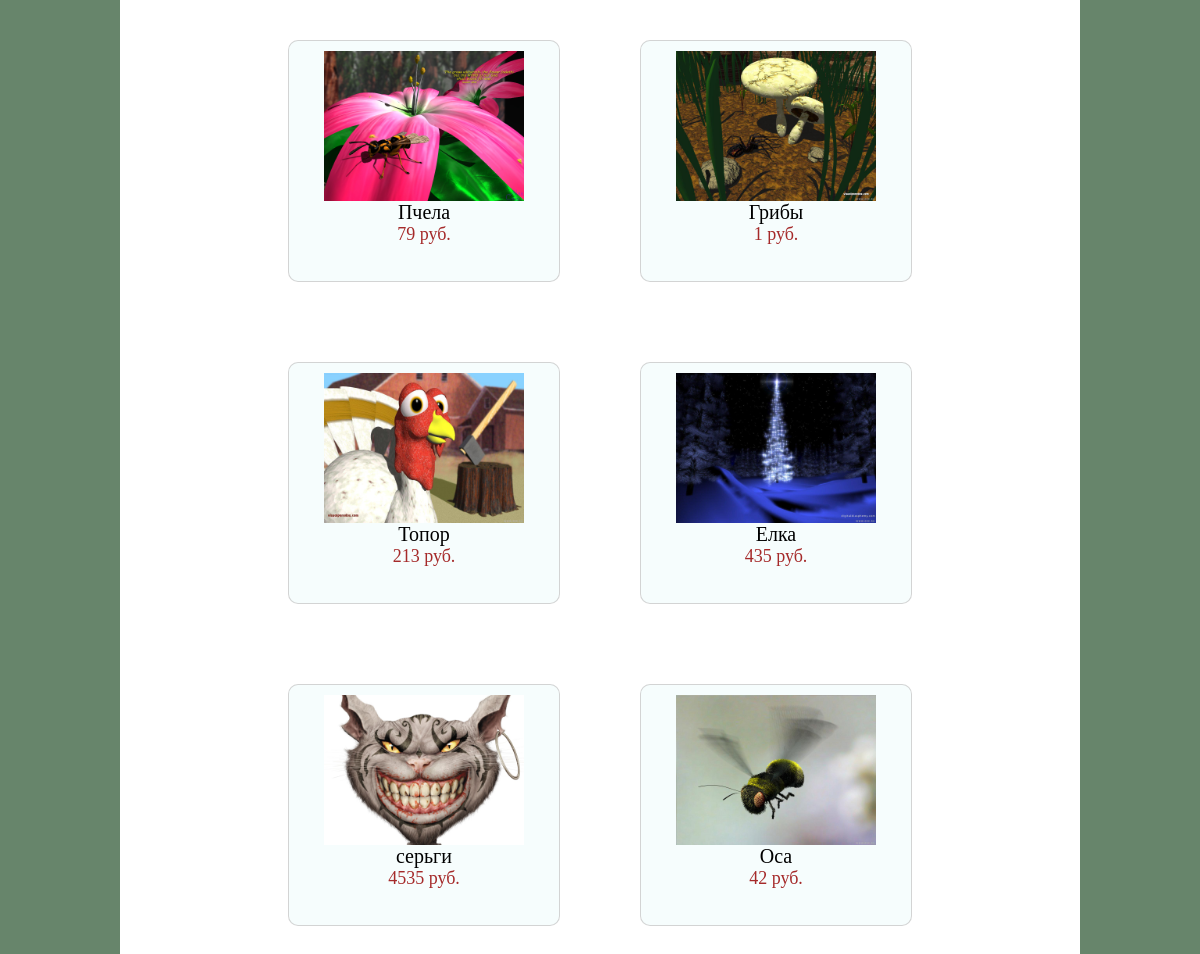
Page /shop/tovar/ on the committed database.
### shop_app/models.py (models this page shows, shortened)
class Tovar(models.Model):
    name = models.CharField(max_length=96, verbose_name='название товара')
    image = models.ImageField(upload_to='%y/%m/%d', verbose_name='изображение')
    category = models.ForeignKey(Category, on_delete=models.CASCADE, verbose_name='категория')
    text = models.CharField(max_length=500, verbose_name='описане')
    price = models.CharField(max_length=5, verbose_name='цена')
    count = models.IntegerField()
    class Meta:
        verbose_name = 'Товар'
        verbose_name_plural = 'Товары'

### shop_app/views.py (the view)
# urls.py: path('tovar/', tovar_list_view, name='tovar'),
def tovar_list_view(request):
    tovar = Tovar.objects.all()
    context = {'tovar_list': tovar}
    return render(request, 'shop_app/tovar_list.html', context)

### shop_app/templates/shop_app/tovar_list.html
{% extends 'root.html' %}
{% block content %}
    <div style="width: 80%;">
    <div class="site">
    {% for tovar in tovar_list %}
        <div class="tovar_block">
            <img src="{{tovar.image.url}}" style="width: 200px;">
            <p class="tovar_name">{{tovar.name}}</p>
            <p class="tovar_price">{{tovar.price}} руб.</p>
        </div>
    {% endfor %}
    </div>
    </div>
{% endblock %}

### templates/root.html (shortened to what this page needs)
{% load static %}
<!DOCTYPE html>
<html lang="en">
<head>
    <link rel="stylesheet" href="{% static 'css/style.css' %}">
</head>
<body>
    {% block content %}
    {% endblock %}
</body>
</html>

### static/css/style.css (style rules this page uses)
* { margin: 0; padding: 0; }
.tovar_block { border: 1px solid #938a8a5c; display: flex; background-color: #f4fdfdc7; flex-direction: column; width: 250px; align-items: center; margin: 40px; padding: 10px; border-radius: 10px; height: 220px; }
.tovar_name { font-size: 20px; }
.tovar_price { font-size: 18px; color: brown; }
.site { background-color: white; display: flex; flex-wrap: wrap; justify-content: center; }
body { display: flex; flex-direction: column; align-items: center; background-color: #67856b; }

### rows in the picture
Tovar: image (picture), name "Пчела", price "79"
Tovar: image (picture), name "Грибы", price "1"
Tovar: image (picture), name "Топор", price "213"
Tovar: image (picture), name "Елка", price "435"
Tovar: image (picture), name "серьги", price "4535"
Tovar: image (picture), name "Оса", price "42"
